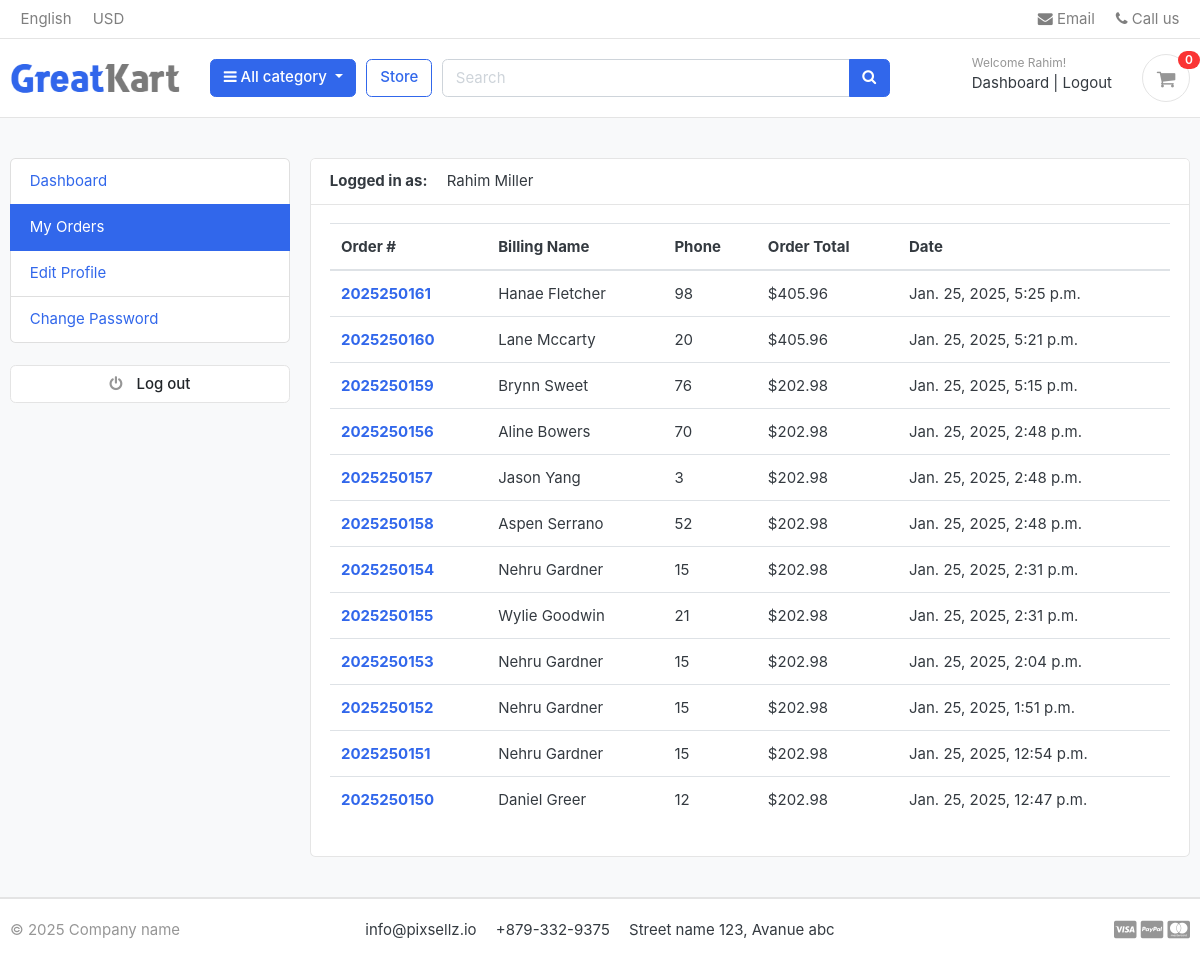
/accounts/my_orders/ (signed in), run on an earlier commit of the app's database.
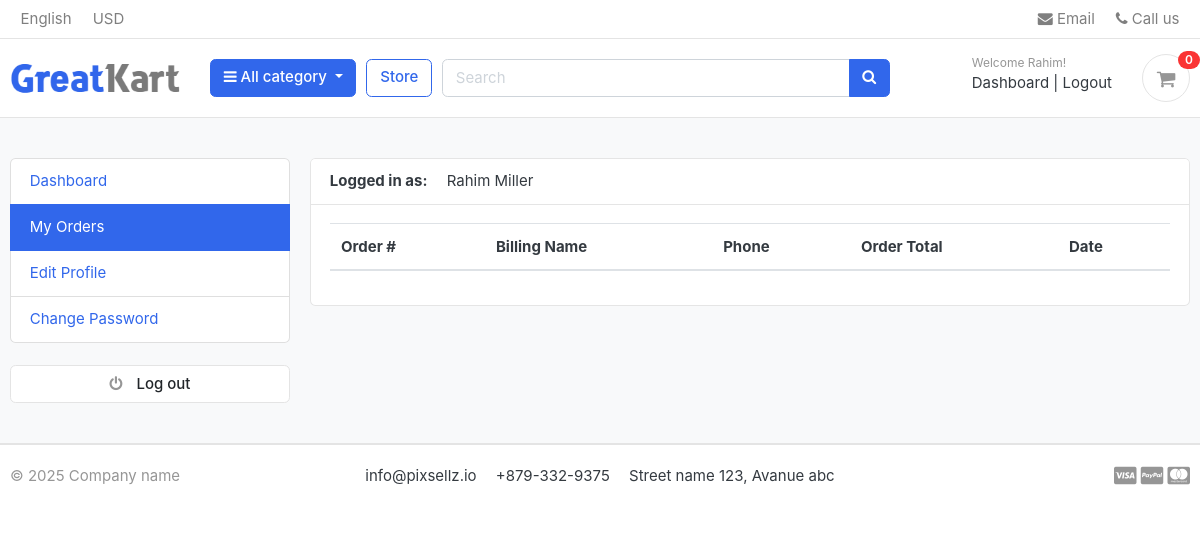
And on a later commit of the database.
### accounts/models.py (models this page shows, shortened)
class Account(AbstractBaseUser):
    first_name      = models.CharField(max_length=50)
    last_name       = models.CharField(max_length=50)
    username        = models.CharField(max_length=50, unique=True)
    email           = models.EmailField(max_length=100, unique=True)
    phone_number    = models.CharField(max_length=50)
    date_joined     = models.DateTimeField(auto_now_add=True)
    last_login      = models.DateTimeField(auto_now_add=True)
    is_admin        = models.BooleanField(default=False)
    is_staff        = models.BooleanField(default=False)
    is_active       = models.BooleanField(default=False)
    is_superadmin   = models.BooleanField(default=False)
    USERNAME_FIELD = 'email'
    REQUIRED_FIELDS = ['username', 'first_name', 'last_name']
    objects = MyAccountManager()
    def full_name(self):
        return f'{self.first_name} {self.last_name}'

### orders/models.py (models this page shows, shortened)
class Order(models.Model):
    STATUS = (
        ('New', 'New'),
        ('Accepted', 'Accepted'),
        ('Completed', 'Completed'),
        ('Cancelled', 'Cancelled'),
    )
    user = models.ForeignKey(Account, on_delete=models.SET_NULL, null=True)
    payment = models.ForeignKey(Payment, on_delete=models.SET_NULL, blank=True, null=True)
    order_number = models.CharField(max_length=50)
    first_name = models.CharField(max_length=50)
    last_name = models.CharField(max_length=50)
    phone = models.CharField(max_length=15)
    email = models.EmailField(max_length=50)
    address_line_1 = models.CharField(max_length=50)
    address_line_2 = models.CharField(max_length=50, blank=True)
    country = models.CharField(max_length=50)
    state = models.CharField(max_length=50)
    city = models.CharField(max_length=50)
    order_note = models.CharField(max_length=100, blank=True)
    order_total = models.FloatField()
    tax = models.FloatField()
    status = models.CharField(max_length=10, choices=STATUS, default='New')
    ip = models.CharField(blank=True, max_length=20)
    is_ordered = models.BooleanField(default=False)
    created_at = models.DateTimeField(default=datetime.now())
    updated_at = models.DateTimeField(default=datetime.now())
    def full_name(self):
        return f'{self.first_name} {self.last_name}'

### accounts/views.py (the view)
# urls.py: path('my_orders/', views.my_orders, name='my_orders'),
@login_required(login_url='login')
def my_orders(request):
    orders = Order.objects.filter(user=request.user, is_ordered=True).order_by('-created_at')
    context = {
        'orders': orders
    }
    return render(request, 'accounts/my_orders.html', context)

### carts/context_processors.py (called while the page is built)
def counter(request):
    cart_count = 0
    if 'admin' in request.path:
        return {}
    else:
        try:
            cart = Cart.objects.filter(cart_id=_cart_id(request))
            if request.user.is_authenticated:
                cart_items = CartItem.objects.all().filter(user=request.user)
            else:
                cart_items = CartItem.objects.all().filter(cart=cart[:1])
            for cart_item in cart_items:
                cart_count += cart_item.quantity
        except Cart.DoesNotExist:
            cart_count = 0
    return dict(cart_count=cart_count)

### carts/views.py (called while the page is built)
def _cart_id(request):
    cart = request.session.session_key
    if not cart:
        cart = request.session.create()
    return cart

### category/context_processors.py (called while the page is built)
def menu_links(request):
    links = Category.objects.all()
    return dict(links=links)

### category/models.py (called while the page is built)
    def get_url(self):
        return reverse('products_by_category', args=[self.slug])

### templates/accounts/my_orders.html (shortened to what this page needs)
{% extends 'base.html' %}
{% block content %}
<section class="section-conten padding-y bg">
    <div class="container">
        <div class="row">
        {% include 'includes/dashboard_sidebar.html' %}
        <main class="col-md-9">
            <article class="card">
            <header class="card-header">
                <strong class="d-inline-block mr-3">Logged in as: </strong>
                <span>{{ user.full_name }}</span>
            </header>
            <div class="card-body">
                <div class="row">
                    <div class="col-md-12">
                        <table class="table table-hover">
                            <thead>
                              <tr>
                                <th scope="col">Order #</th>
                                <th scope="col">Billing Name</th>
                                <th scope="col">Phone</th>
                                <th scope="col">Order Total</th>
                                <th scope="col">Date</th>
                              </tr>
                            </thead>
                            <tbody>
                              {% for order in orders %}
                              <tr>
                                <th scope="row"><a href="{% url 'order_detail' order.order_number %}">{{ order.order_number }}</a></th>
                                <td>{{ order.full_name }}</td>
                                <td>{{ order.phone }}</td>
                                <td>${{ order.order_total }}</td>
                                <td>{{ order.created_at }}</td>
                              </tr>
                              {% endfor %}
                            </tbody>
                          </table>
                    </div>
                </div>
            </div>
            </article>
        </main>
    </div>
    </div>
    </section>
{% endblock %}

### templates/base.html (shortened to what this page needs)
{% load static %}
<!DOCTYPE html>
<html lang="en">
  <head>
    <link
      href="{% static 'css/bootstrap.css' %}"
      rel="stylesheet"
      type="text/css"
    />
    <link
      href="{% static 'fonts/fontawesome/css/all.min.css' %}"
      type="text/css"
      rel="stylesheet"
    />
    <link href="{% static 'css/ui.css' %}" rel="stylesheet" type="text/css" />
    <link href="{% static 'css/custom.css' %}" rel="stylesheet" type="text/css" />
    <link rel="stylesheet" href="https://cdnjs.cloudflare.com/ajax/libs/font-awesome/4.7.0/css/font-awesome.min.css">
    <link
      href="{% static 'css/responsive.css' %}"
      rel="stylesheet"
      media="only screen and (max-width: 1200px)"
    />
  </head>
  <body>
    {% include 'includes/navbar.html' %}
    {% block content %}{% endblock %}
    {% include 'includes/footer.html' %}
  </body>
</html>

### templates/includes/navbar.html (shortened to what this page needs)
{% load static %}
<header class="section-header">
    <nav class="navbar p-md-0 navbar-expand-sm navbar-light border-bottom">
      <div class="container">
        <div class="collapse navbar-collapse" id="navbarTop4">
          <ul class="navbar-nav mr-auto">
            <li class="nav-item dropdown">
              <a href="#" class="nav-link"> English </a>
            </li>
            <li class="nav-item dropdown">
              <a href="#" class="nav-link"> USD </a>
            </li>
          </ul>
          <ul class="navbar-nav">
            <li>
              <a href="#" class="nav-link">
                <i class="fa fa-envelope"></i> Email
              </a>
            </li>
            <li>
              <a href="#" class="nav-link">
                <i class="fa fa-phone"></i> Call us
              </a>
            </li>
          </ul>
        </div>
      </div>
    </nav>
    <section class="header-main border-bottom">
      <div class="container">
        <div class="row align-items-center">
          <div class="col-lg-2 col-md-3 col-6">
            <a href="{% url 'home' %}" class="brand-wrap">
              <img class="logo" src="{% static 'images/logo.png' %}" />
            </a>
          </div>
          <div class="col-lg col-sm col-md col-6 flex-grow-0">
            <div class="category-wrap dropdown d-inline-block float-right">
              <button
                type="button"
                class="btn btn-primary dropdown-toggle"
                data-toggle="dropdown"
              >
                <i class="fa fa-bars"></i> All category
              </button>
            </div>
          </div>
          <a href="{% url 'store' %}" class="btn btn-outline-primary">Store</a>
          <div class="col-lg col-md-6 col-sm-12 col">
            <form action="{% url 'search' %}" class="search" method="get">
              <div class="input-group w-100">
                <input
                  type="text"
                  class="form-control"
                  style="width: 60%"
                  placeholder="Search"
                  name="keyword"
                />
                <div class="input-group-append">
                  <button class="btn btn-primary" type="submit">
                    <i class="fa fa-search"></i>
                  </button>
                </div>
              </div>
            </form>
          </div>
          <div class="col-lg-3 col-sm-6 col-8 order-2 order-lg-3">
            <div class="d-flex justify-content-end mb-3 mb-lg-0">
              {% if user.id is None %}
              <div class="widget-header">
                <small class="title text-muted">Welcome guest!</small>
                <div>
                  <a href="{% url 'login' %}">Sign in</a>
                  <span class="dark-transp"> | </span>
                  <a href="{% url 'register' %}"> Register</a>
                </div>
              </div>
              {% else %}
              <div class="widget-header">
                <small class="title text-muted">Welcome {{ user.first_name }}!</small>
                <div>
                  <a href="{% url 'dashboard' %}">Dashboard</a>
                  <span class="dark-transp"> | </span>
                  <a href="{% url 'logout' %}"> Logout</a>
                </div>
              </div>
              {% endif %}
              <a href="{% url 'cart' %}" class="widget-header pl-3 ml-3">
                <div class="icon icon-sm rounded-circle border">
                  <i class="fa fa-shopping-cart"></i>
                </div>
                <span class="badge badge-pill badge-danger notify">{{ cart_count }}</span>
              </a>
            </div>
          </div>
        </div>
      </div>
    </section>
  </header>

### templates/includes/dashboard_sidebar.html
<aside class="col-md-3">
    <ul class="list-group">
        <a class="list-group-item {% if '/accounts/' == request.path %}active{% endif %}" href="{% url 'dashboard' %}"> Dashboard </a>
        <a class="list-group-item {% if '/my_orders/' in request.path %}active{% endif %}" href="{% url 'my_orders' %}"> My Orders </a>
        <a class="list-group-item {% if '/edit_profile/' in request.path %}active{% endif %}" href="{% url 'edit_profile' %}"> Edit Profile </a>
        <a class="list-group-item {% if '/change_password/' in request.path %}active{% endif %}" href="{% url 'change_password' %}"> Change Password </a>
    </ul>
    <br>
    <a class="btn btn-light btn-block" href="{% url 'logout' %}"> <i class="fa fa-power-off"></i> <span class="text">Log out</span> </a>
</aside>

### templates/includes/footer.html (shortened to what this page needs)
<footer class="section-footer border-top">
	<div class="container">
		<section class="footer-bottom border-top row">
			<div class="col-md-2">
				<p class="text-muted"> &copy 2025 Company name </p>
			</div>
			<div class="col-md-8 text-md-center">
				<span  class="px-2">info@pixsellz.io</span>
				<span  class="px-2">+879-332-9375</span>
				<span  class="px-2">Street name 123, Avanue abc</span>
			</div>
			<div class="col-md-2 text-md-right text-muted">
				<i class="fab fa-lg fa-cc-visa"></i>
				<i class="fab fa-lg fa-cc-paypal"></i>
				<i class="fab fa-lg fa-cc-mastercard"></i>
			</div>
		</section>
	</div>
</footer>

### static/css/ui.css (style rules this page uses)
html { font-family: "Inter", sans-serif; font-size: 15px; }
.icon-xs, .icon-sm, .icon-md, .icon-lg { display: inline-block; text-align: center; flex-shrink: 0; flex-grow: 0; }
.icon-sm { width: 48px; height: 48px; line-height: 48px !important; font-size: 20px; }
.padding-y { padding-top: 40px; padding-bottom: 40px; }
article:after, .form-group:after { display: block; clear: both; content: ""; }
.bg { background-color: #f8f9fa; }
p:last-child { margin-bottom: 0; }
.header-main { position: relative; padding-top: 1rem; padding-bottom: 1rem; }
.brand-wrap .logo, .navbar-brand .logo { margin-right: 7px; max-height: 42px; display: inline-block; }
.widget-header { display: inline-block; vertical-align: middle; position: relative; }
.widget-header a { color: #343a40; }
.widget-header i { color: #969696; }
.widget-header .title { display: block; }
.widget-header .notify { position: absolute; top: -3px; right: -10px; }
.footer-bottom { padding-top: 20px; padding-bottom: 20px; }
.btn-light { background-color: #fff; border-color: #e4e4e4; }
.btn-light i { color: #969696; }
.btn i + .text { margin-left: 10px; }
.notify { position: absolute; top: -4px; right: -10px; display: inline-block; padding: 0.25em 0.6em; font-size: 12px; line-height: 1; text-align: center; border-radius: 3rem; color: #fff; background-color: #fa3434; }

What changed in the data, as far as the page shows it:
removed Order: order_number "2025250161", full_name "Hanae Fletcher", phone "98", order_total "405.96", created_at "Jan. 25, 2025, 5:25 p.m."
removed Order: order_number "2025250160", full_name "Lane Mccarty", phone "20", order_total "405.96", created_at "Jan. 25, 2025, 5:21 p.m."
removed Order: order_number "2025250159", full_name "Brynn Sweet", phone "76", order_total "202.98", created_at "Jan. 25, 2025, 5:15 p.m."
removed Order: order_number "2025250156", full_name "Aline Bowers", phone "70", order_total "202.98", created_at "Jan. 25, 2025, 2:48 p.m."
removed Order: order_number "2025250157", full_name "Jason Yang", phone "3", order_total "202.98", created_at "Jan. 25, 2025, 2:48 p.m."
removed Order: order_number "2025250158", full_name "Aspen Serrano", phone "52", order_total "202.98", created_at "Jan. 25, 2025, 2:48 p.m."
removed Order: order_number "2025250154", full_name "Nehru Gardner", phone "15", order_total "202.98", created_at "Jan. 25, 2025, 2:31 p.m."
removed Order: order_number "2025250155", full_name "Wylie Goodwin", phone "21", order_total "202.98", created_at "Jan. 25, 2025, 2:31 p.m."
removed Order: order_number "2025250153", full_name "Nehru Gardner", phone "15", order_total "202.98", created_at "Jan. 25, 2025, 2:04 p.m."
removed Order: order_number "2025250152", full_name "Nehru Gardner", phone "15", order_total "202.98", created_at "Jan. 25, 2025, 1:51 p.m."
removed Order: order_number "2025250151", full_name "Nehru Gardner", phone "15", order_total "202.98", created_at "Jan. 25, 2025, 12:54 p.m."
removed Order: order_number "2025250150", full_name "Daniel Greer", phone "12", order_total "202.98", created_at "Jan. 25, 2025, 12:47 p.m."
